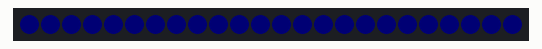
Recording of a sketch running on a simulated Arduino Uno, built with avr-gcc and run on an emulated ATmega328P. Parts: 24 RGB LEDs in strip order, left to right. Dim RGB values are drawn brighter than linear.

Above: at 2.5 s.
At 7.9 s:
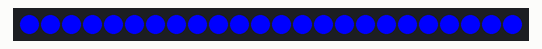

The sketch:

Arc_Reactor_2.ino
```cpp
#include <Adafruit_NeoPixel.h>

#define LED_PIN    15    // Pin where the NeoPixel is connected
#define NUM_LEDS   24   // Number of NeoPixels

Adafruit_NeoPixel strip = Adafruit_NeoPixel(NUM_LEDS, LED_PIN, NEO_GRB + NEO_KHZ800);

void setup() {
  strip.begin();       // Initialize the NeoPixel strip
  strip.show();        // Initialize all pixels to 'off'
  delay(1500);
  flickerLightBlue(100, 2); // Flicker light blue twice, 100ms per flicker
  delay(500);             // Wait half a second (dark)
  brightenToMaxLightBlue(20); // Gradually brighten to max brightness with a 20ms delay
}

void loop() {
}

// Function to flicker light blue twice
void flickerLightBlue(int flickerDelay, int times) {
  for (int i = 0; i < times; i++) {
    setAllPixels(0, 0, 255, 128); // Light blue color, medium brightness (R, G, B, brightness)
    delay(flickerDelay);
    setAllPixels(0, 0, 0, 0);     // Turn off the LEDs
    delay(flickerDelay);
  }
}

// Function to gradually brighten to full light blue
void brightenToMaxLightBlue(int stepDelay) {
  for (int brightness = 0; brightness <= 255; brightness++) {
    setAllPixels(0, 0, 255, brightness); // Gradually increase brightness
    delay(stepDelay);
  }
}

// Helper function to set all pixels to a given color
void setAllPixels(byte r, byte g, byte b, byte brightness) {
  for (int i = 0; i < NUM_LEDS; i++) {
    strip.setPixelColor(i, strip.Color(r * brightness / 255, g * brightness / 255, b * brightness / 255));
  }
  strip.show();
}
```
